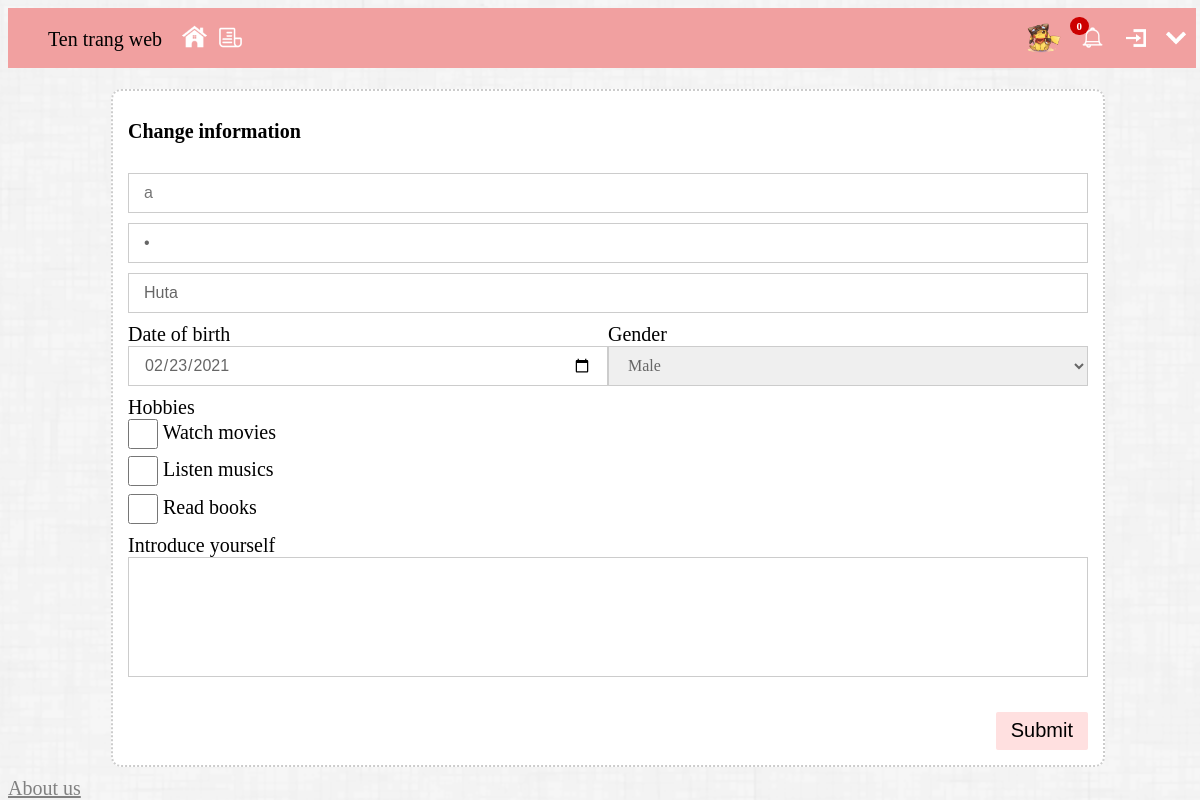
The app's page /Code/ChangeInfomation.php (signed in), older data.
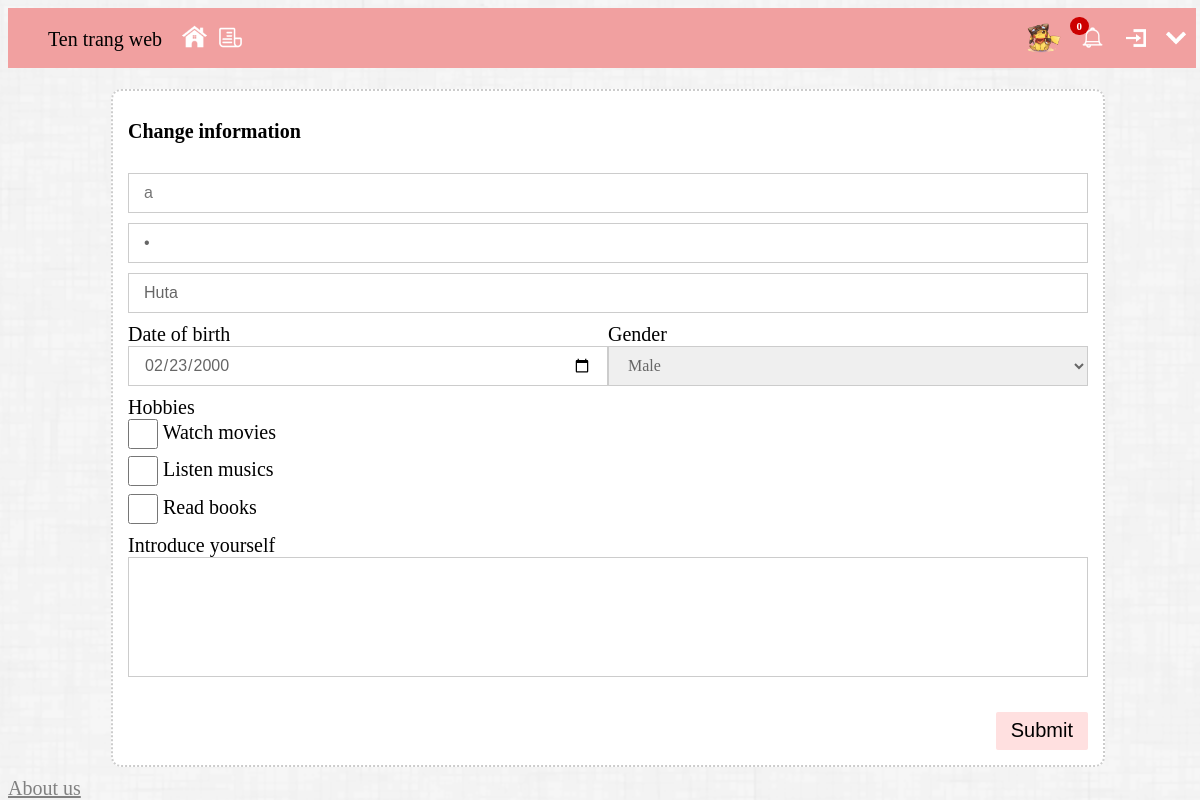
The same page, newer data.
### tables this page shows
CREATE TABLE `info` (
  `id` int(11) NOT NULL,
  `id_user` varchar(50) NOT NULL,
  `date_of_birth` date NOT NULL,
  `sex` varchar(50) NOT NULL,
  `hobby` varchar(400) DEFAULT NULL,
  `info_introduce` varchar(4000) DEFAULT NULL
);

### Code/ChangeInfomation.php (the view, shortened to what the changed rows need)
<?php session_start();
$conn = mysqli_connect("localhost", "root","", "picture_social");
?>
<!doctype html>
<html>
    <head>
        <link rel="stylesheet" type ="text/css" href="header_footer.css">
        <link rel="stylesheet" type ="text/css" href="signup.css">
    </head>
    <body>
        <main>
          <div class="container">
              <?php
                $us = $_SESSION['username'];
                $sql = "select * from info where id_user = '$us'";
                $result1 = mysqli_query($conn, $sql, null);
                $row1 = mysqli_fetch_assoc($result1);
              ?>
               <div class="register-form">
                   <form action="ChangeInfomation.php" method="post">
                       <h1>Change information</h1>
                       <div class="input-box">
                           <div class="col-6">
                               <label for="ngaysinh">Date of birth</label>
                               <br>
                               <input type="date" name="date_of_birth" id="ngaysinh"/ value="<?php echo $row1['date_of_birth']; ?>" >
                           </div>
                           <div class="col-6">
                               <label for="gioitinh">Gender</label>
                               <br>
                               <select id="gioitinh" name="sex">
                                   <?php
                                   if($row1['sex'] == "Nữ"){
                                       ?>
                                   <option value="Nam">Male</option>
                                        <?php
                                   }
                                   else{
                                       ?>
                                   <option value="Nam" selected>Male</option>
                                   <option value="Nữ">Female</option>
                                        <?php
                                   }
                                   ?>
                               </select>
                           </div>
                       </div>
                   </form>
               </div>
           </div>
        </main>
    </body>
</html>

Row changes from the older to the newer data that the page shows:
changed info "Male": date_of_birth "02/23/2021" → "02/23/2000"
